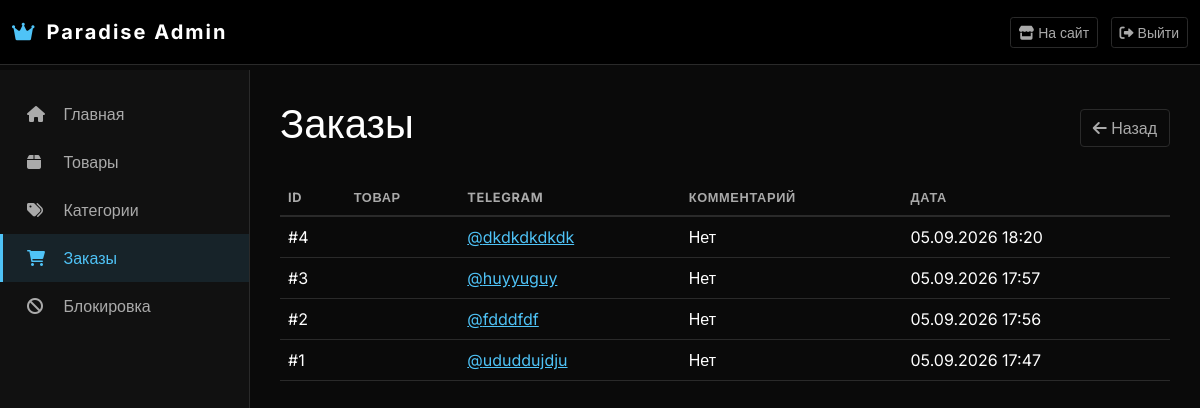
The page /dashboard/orders/ (signed in) on the database as committed earlier.
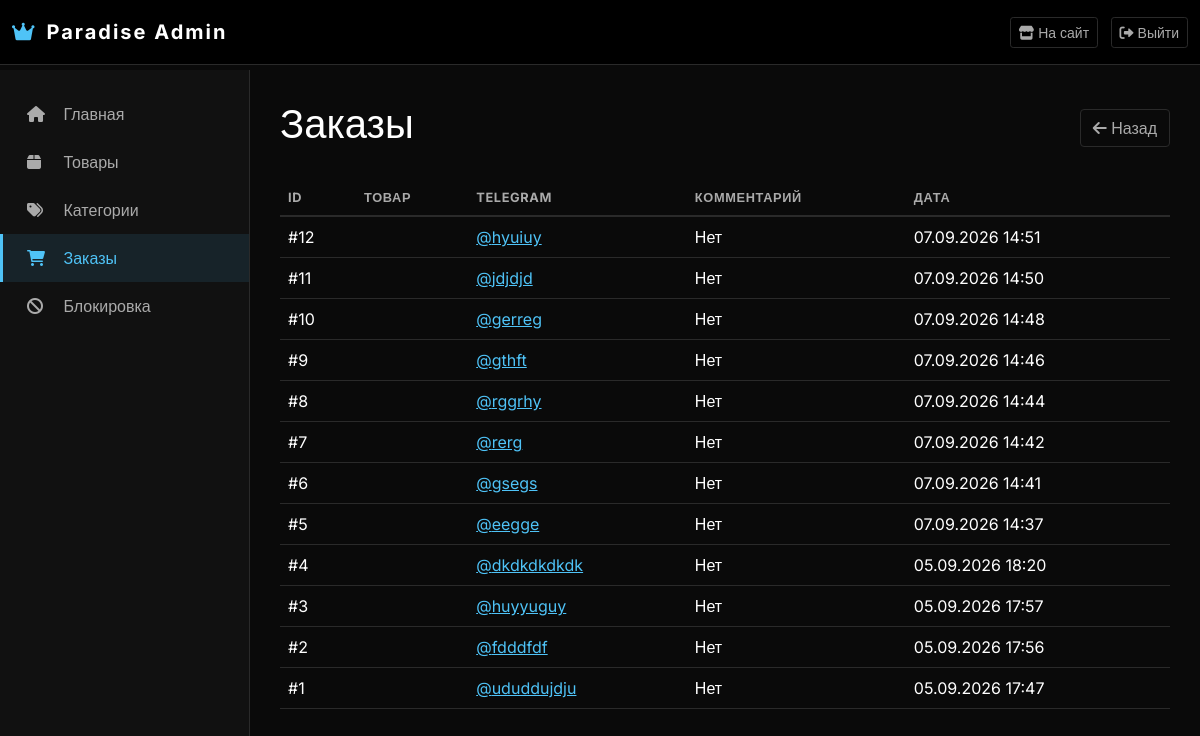
The same page on the database as committed later.
### paradise/catalog/models.py (models this page shows, shortened)
class Order(models.Model):
    STATUS_CHOICES = [
        ('pending', 'В обработке'),
        ('confirmed', 'Подтвержден'),
        ('shipped', 'Отправлен'),
        ('delivered', 'Доставлен'),
        ('cancelled', 'Отменен'),
    ]
    telegram = models.CharField('Telegram', max_length=100)
    comment = models.TextField('Комментарий', blank=True)
    status = models.CharField('Статус', max_length=20, choices=STATUS_CHOICES, default='pending')
    total_price = models.DecimalField('Итого', max_digits=10, decimal_places=2, default=0)
    created_at = models.DateTimeField('Дата заказа', auto_now_add=True)
    class Meta:
        verbose_name = 'Заказ'
        verbose_name_plural = 'Заказы'
        ordering = ['-created_at']

### paradise/dashboard/views.py (the view)
# urls.py: path('orders/', views.orders_list, name='orders'),
@login_required(login_url='dashboard:login')
@user_passes_test(is_admin, login_url='dashboard:login')
def orders_list(request):
    orders = Order.objects.all().order_by('-created_at')
    return render(request, 'dashboard/orders.html', {'orders': orders})

### paradise/cart/context_processors.py (called while the page is built)
def cart(request):
    session_key = request.session.session_key
    if not session_key:
        request.session.create()
        session_key = request.session.session_key
    cart_items = CartItem.objects.filter(session_key=session_key)
    total_items = sum(item.quantity for item in cart_items)
    total_price = sum(item.get_total_price() for item in cart_items)
    return {
        'cart_items': cart_items,
        'cart_total_items': total_items,
        'cart_total_price': total_price,
    }

### paradise/catalog/context_processors.py (called while the page is built)
def categories(request):
    return {
        'categories': Category.objects.filter(is_active=True)
    }

### paradise/dashboard/views.py (called while the page is built)
def is_admin(user):
    return user.is_staff or user.is_superuser

### paradise/dashboard/templates/dashboard/orders.html (shortened to what this page needs)
{% extends 'dashboard/base.html' %}
{% block content %}
<div class="d-flex justify-content-between align-items-center mb-4">
    <h1>Заказы</h1>
    <a href="{% url 'dashboard:index' %}" class="btn btn-outline-light">
        <i class="fas fa-arrow-left"></i> Назад
    </a>
</div>
<div class="table-responsive">
    <table class="table table-hover">
        <thead>
            <tr>
                <th>ID</th>
                <th>Товар</th>
                <th>Telegram</th>
                <th>Комментарий</th>
                <th>Дата</th>
            </tr>
        </thead>
        <tbody>
            {% for order in orders %}
            <tr>
                <td>#{{ order.id }}</td>
                <td>{{ order.product.name }}</td>
                <td>
                    <a href="https://t.me/{{ order.telegram }}" target="_blank" style="color: var(--glow-blue);">
                        @{{ order.telegram }}
                    </a>
                </td>
                <td>{{ order.comment|default:"Нет" }}</td>
                <td>{{ order.created_at|date:"d.m.Y H:i" }}</td>
            </tr>
            {% empty %}
            <tr>
                <td colspan="5" class="text-center text-muted">Заказов пока нет</td>
            </tr>
            {% endfor %}
        </tbody>
    </table>
</div>
{% endblock %}

### paradise/dashboard/templates/dashboard/base.html (shortened to what this page needs)
{% load static %}
<!DOCTYPE html>
<html lang="ru">
<head>
    <link href="https://cdn.jsdelivr.net/npm/bootstrap@5.1.3/dist/css/bootstrap.min.css" rel="stylesheet">
    <link rel="stylesheet" href="https://cdnjs.cloudflare.com/ajax/libs/font-awesome/6.0.0/css/all.min.css">
</head>
<body>
    <nav class="navbar navbar-expand-lg">
        <div class="container-fluid">
            <a class="navbar-brand" href="{% url 'dashboard:index' %}">
                <i class="fas fa-crown"></i>Paradise Admin
            </a>
            <div class="ms-auto">
                <a href="{% url 'catalog:product_list' %}" class="btn btn-outline-light btn-sm me-2">
                    <i class="fas fa-store"></i> На сайт
                </a>
<a href="{% url 'dashboard:logout' %}" class="btn btn-outline-light btn-sm">
    <i class="fas fa-sign-out-alt"></i> Выйти
</a>
            </div>
        </div>
    </nav>
<div class="sidebar">
    <div class="nav flex-column">
        <a class="nav-link {% if request.resolver_match.url_name == 'index' %}active{% endif %}"
           href="{% url 'dashboard:index' %}">
            <i class="fas fa-home"></i> Главная
        </a>
        <a class="nav-link {% if 'product' in request.resolver_match.url_name %}active{% endif %}"
           href="{% url 'dashboard:products' %}">
            <i class="fas fa-box"></i> Товары
        </a>
        <a class="nav-link {% if 'category' in request.resolver_match.url_name %}active{% endif %}"
           href="{% url 'dashboard:categories' %}">
            <i class="fas fa-tags"></i> Категории
        </a>
        <a class="nav-link {% if 'order' in request.resolver_match.url_name %}active{% endif %}"
           href="{% url 'dashboard:orders' %}">
            <i class="fas fa-shopping-cart"></i> Заказы
        </a>
        <a class="nav-link {% if 'blocked' in request.resolver_match.url_name %}active{% endif %}"
           href="{% url 'dashboard:blocked_users' %}">
            <i class="fas fa-ban"></i> Блокировка
        </a>
    </div>
</div>
    <div class="main-content">
        {% block content %}
        {% endblock %}
    </div>
</body>
</html>

### paradise/dashboard/templates/dashboard/base.html (style rules this page uses)
:root { --bg-primary: #0a0a0a; --bg-secondary: #111111; --bg-card: #161616; --text-primary: #ffffff; --text-secondary: #aaaaaa; --text-muted: #666666; --border-color: #2a2a2a; --glow-blue: #4fc3f7; --glow-blue-dark: #0288d1; }
body { font-family: 'Inter', sans-serif; background: var(--bg-primary); color: var(--text-primary); padding-top: 70px; }
.sidebar { background: var(--bg-secondary); border-right: 1px solid var(--border-color); min-height: 100vh; padding: 20px 0; position: fixed; top: 70px; left: 0; width: 250px; z-index: 100; }
.sidebar .nav-link { color: var(--text-secondary); padding: 12px 24px; transition: all 0.3s ease; border-left: 3px solid transparent; }
.sidebar .nav-link.active { color: var(--glow-blue); border-left-color: var(--glow-blue); background: rgba(79, 195, 247, 0.1); }
.sidebar .nav-link i { margin-right: 12px; width: 20px; }
.main-content { margin-left: 250px; padding: 30px; }
.navbar { position: fixed; top: 0; left: 0; right: 0; z-index: 1000; background: rgba(0, 0, 0, 0.92) !important; backdrop-filter: blur(15px); border-bottom: 1px solid var(--border-color); padding: 12px 0; }
.navbar-brand { font-weight: 700; color: #ffffff !important; letter-spacing: 0.1em; }
.navbar-brand i { color: var(--glow-blue); margin-right: 10px; }
.btn-outline-light { border-color: var(--border-color); color: var(--text-secondary); }
.table { color: var(--text-primary); border-color: var(--border-color); }
.table thead th { border-bottom: 2px solid var(--border-color); color: var(--text-secondary); text-transform: uppercase; font-size: 0.8rem; letter-spacing: 0.05em; }
.table tbody td { border-color: var(--border-color); vertical-align: middle; }

Rows that differ between the two databases and show on the page:
added Order: id "12", telegram "hyuiuy", comment "Нет", created_at "07.09.2026 14:51"
added Order: id "11", telegram "jdjdjd", comment "Нет", created_at "07.09.2026 14:50"
added Order: id "10", telegram "gerreg", comment "Нет", created_at "07.09.2026 14:48"
added Order: id "9", telegram "gthft", comment "Нет", created_at "07.09.2026 14:46"
added Order: id "8", telegram "rggrhy", comment "Нет", created_at "07.09.2026 14:44"
added Order: id "7", telegram "rerg", comment "Нет", created_at "07.09.2026 14:42"
added Order: id "6", telegram "gsegs", comment "Нет", created_at "07.09.2026 14:41"
added Order: id "5", telegram "eegge", comment "Нет", created_at "07.09.2026 14:37"
